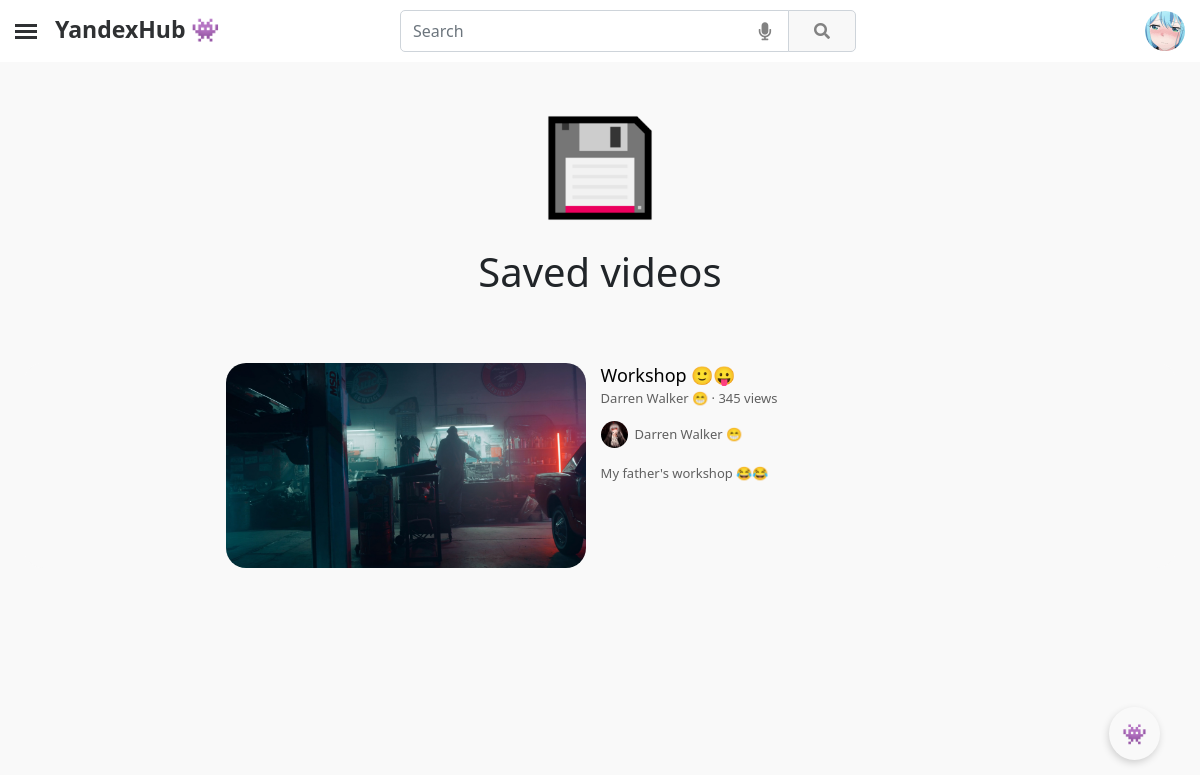
Before: /saved/ (signed in) with the older database file.
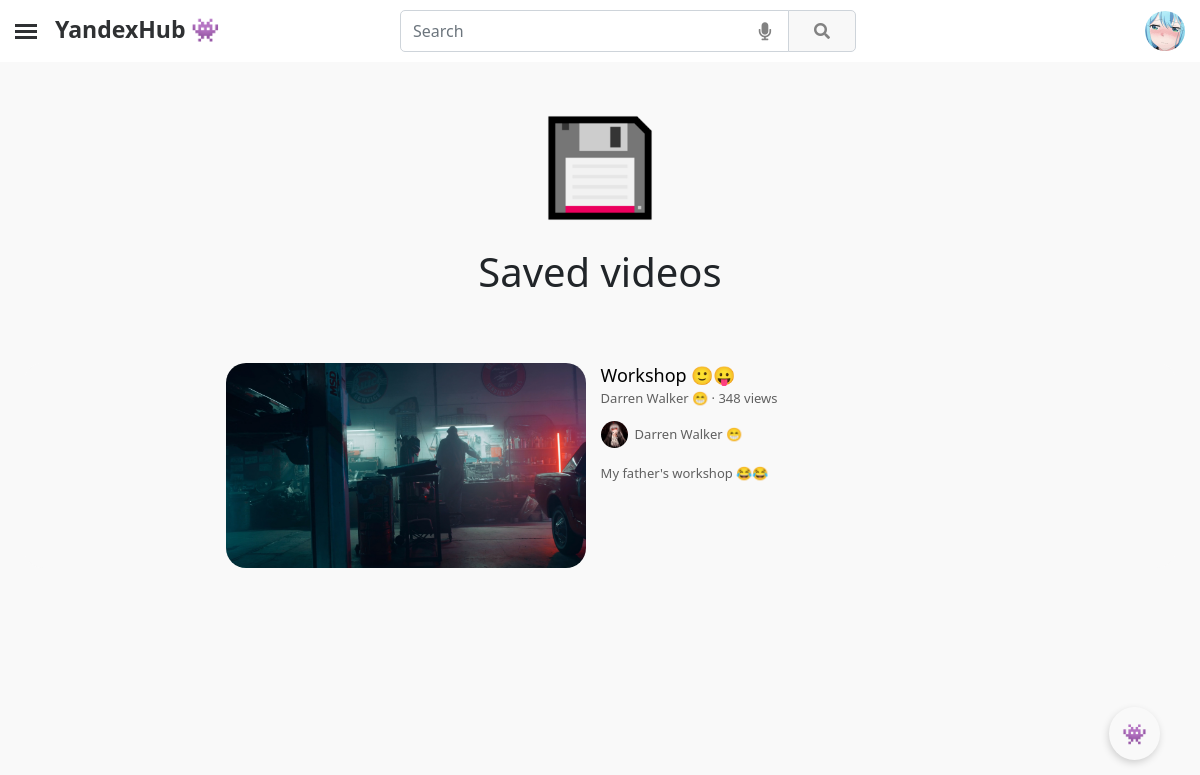
After: the same page with the newer database file.
### YandexHub/apps/mainapp/models.py (models this page shows, shortened)
class SavedVideo(models.Model):
    saved_user = models.ForeignKey(CustomUser, on_delete=models.CASCADE, null=False, related_name='saved_user')
    saved_video = models.ForeignKey(Video, on_delete=models.CASCADE, null=False, related_name='saved_video')
    date_created = models.DateTimeField(auto_now_add=True, db_index=True)

class Video(models.Model):
    video_id = models.CharField(blank=True, null=True, max_length=32)
    creator = models.ForeignKey(CustomUser, on_delete=models.CASCADE, null=False, related_name='video_creator')
    video = models.FileField(upload_to='videos/')
    video_banner = models.ImageField(upload_to='video_banners/')
    views = models.BigIntegerField(default=0)
    likes = models.BigIntegerField(default=0)
    dislikes = models.BigIntegerField(default=0)
    comments = models.BigIntegerField(default=0)
    coefficient = models.FloatField(default=0)
    title = models.CharField(max_length=150)
    description = models.TextField(blank=True, null=True, max_length=1000000)
    date_created = models.DateTimeField(auto_now_add=True, db_index=True)

class CustomUser(AbstractUser):
    user_id = models.CharField(blank=True, null=True, max_length=24)
    email = models.EmailField(null=True, unique=True)
    username = models.CharField(blank=True, null=True, max_length=25)
    avatar = models.ImageField(blank=True, null=True, upload_to = 'avatars/', default='avatars/default/default_avatar.png')
    banner = models.ImageField(blank=True, null=True, upload_to='users_banners/')
    all_views = models.BigIntegerField(default=0)
    all_comments = models.BigIntegerField(default=0)
    all_likes = models.BigIntegerField(default=0)
    all_dislikes = models.BigIntegerField(default=0)
    all_subscribers = models.BigIntegerField(default=0)
    all_notifications = models.BigIntegerField(default=0)
    all_posts_likes = models.BigIntegerField(default=0)
    all_posts_dislikes = models.BigIntegerField(default=0)
    description = models.TextField(blank=True, null=True, max_length=5000)
    contact_email  = models.CharField(blank=True, null=True, max_length=75)
    location = models.CharField(blank=True, null=True, max_length=50)
    vk_link = models.CharField(blank=True, null=True, max_length=150)
    instagram_link = models.CharField(blank=True, null=True, max_length=150)
    facebook_link = models.CharField(blank=True, null=True, max_length=150)
    reddit_link = models.CharField(blank=True, null=True, max_length=150)
    telegram_link = models.CharField(blank=True, null=True, max_length=150)
    twitter_link = models.CharField(blank=True, null=True, max_length=150)
    website_link = models.CharField(blank=True, null=True, max_length=150)
    telegram = models.CharField(blank=True, null=True, max_length=150)
    date_created = models.DateTimeField(auto_now_add=True, db_index=True)
    REQUIRED_FIELDS = ['username']
    USERNAME_FIELD = 'email'

### YandexHub/apps/mainapp/views.py (the view)
# urls.py: path('saved/', SavedVideosView.as_view(), name='saved__videos__page'),
class SavedVideosView(ListView):
    template_name = 'user/video/saved.html'
    paginate_by = 10
    queryset = SavedVideo
    context_object_name = "videos"
    def get_queryset(self):
        if self.request.user.is_authenticated:
            return SavedVideo.objects.filter(saved_user=self.request.user).order_by("-date_created")
        else:
            return SavedVideo.objects.none()
    def get_context_data(self,**kwargs):
        context = super(SavedVideosView, self).get_context_data(**kwargs)
        context['title'] = 'Saved videos 💾'
        return context

### YandexHub/apps/mainapp/templatetags/poll_extras.py (called while the page is built)
@register.filter(name='brief_views_format')
@stringfilter
def brief_views_format(arg):
    if int(arg) < 1000000:
        if int(arg) == 1:
            return '1 view'
        elif int(arg) < 1000:
            return f'{arg} views'
        else:
            return f"{str_fixed(float(int(arg)/1000), int(arg), 1, 'views')}K views"
    elif int(arg) < 1000000000:
        return f"{str_fixed(float(int(arg)/1000000), int(arg), 1, 'views')}M views"
    elif int(arg) < 1000000000000:
        return f"{str_fixed(float(int(arg)/1000000000), int(arg), 1, 'views')}B views"
    else:
        return ''

@register.filter(name='html_to_text')
@stringfilter
def html_to_text(html):
    cleanr = re.compile('<.*?>')
    cleantext = re.sub(cleanr, '', html)
    return cleantext

### YandexHub/apps/mainapp/templates/user/video/saved.html (shortened to what this page needs)
{% extends "main.html" %}
{% block content %}
{% load poll_extras %}
{% load static %}
<main role="main" style="margin-top: 35px;">
    <div class="block-content">
        {% if request.user.is_authenticated %}
        <section class="py-3 text-center container-fluid">
            <div class="row" style="padding-bottom: 1rem!important;">
                <div class="col-lg-12 col-md-8 mx-auto">
                    <img class="banner-icon" src="{% static 'media/site/icons/floppy-disk.png' %}">
                    <h1 style="margin-bottom: 25px;">Saved videos</h1>
                </div>
            </div>
        </section>
        {% if videos %}
        <div class="infinite-container">
            {% for i in videos %}
            <div class="infinite-item">
                <div class="card" style="height: 205px; margin-top: 10px;">
                    <div class="row g-0" style="width: 65%; position: relative; margin-left: auto; margin-right: auto;">
                        <div class="col-md-4" style="left: 0; position: absolute;">
                            <a style="cursor: pointer;" onclick="transition_link(`{% url 'video__page' i.saved_video.video_id %}`)">
                                <div class="img"
                                    style="width: 360px; height: 205px; border-radius: 20px; background-image: url({{i.saved_video.video_banner.url}});">
                                </div>
                            </a>
                        </div>
                        <div class="col-md-8" style="top: 0; position: absolute; left: 365px;">
                            <div style="padding-top: 0; margin-left: 10px;">
                                <a style="cursor: pointer;" onclick="transition_link(`{% url 'video__page' i.saved_video.video_id %}`)">
                                    <p style="font-size: 18px; margin-bottom: -2px; color: #000;">{{ i.saved_video.title }}</p>
                                </a>
                                <small style="color: #606060; font-size: 13px;"><a style="color: #606060; cursor: pointer;" onclick="transition_link(`{% url 'channel__page' i.saved_video.creator.user_id %}`)">{{i.saved_video.creator.username}}</a> · {{i.saved_video.views|brief_views_format}}</small>
                                <a style="cursor: pointer;" onclick="transition_link(`{% url 'channel__page' i.saved_video.creator.user_id %}`)">
                                    <small style="display: block; margin-top: 12px; font-size: 13px; color: #606060;">
                                        <div class="img"
                                            style="display: inline-block; margin-right: 7px; width: 27px; height: 27px; border-radius: 50%; background-image: url({{i.saved_video.creator.avatar.url}});">
                                        </div>
                                        <div style="display: inline-block; position: absolute; margin-top: 4px;">
                                            {{i.saved_video.creator.username}}</div>
                                    </small>
                                </a>
                                <small style="display: block; color: #606060; font-size: 13px; margin-top: 12px;">{{i.saved_video.description|html_to_text|truncatechars:340}}</small>
                            </div>
                        </div>
                    </div>
                </div>
            </div>
            {% endfor %}
        </div>
        {% else %}
        <h2 style="text-align: center; margin-bottom: 40px;">You haven't saved any videos yet.</h2>
        {% endif %}
        {% endif %}
    </div>
</main>
{% endblock %}

Changed rows visible on the page:
changed through a linked row, SavedVideo "Workshop 🙂😛": saved_video.views|brief_views_format "345 views" → "348 views"
